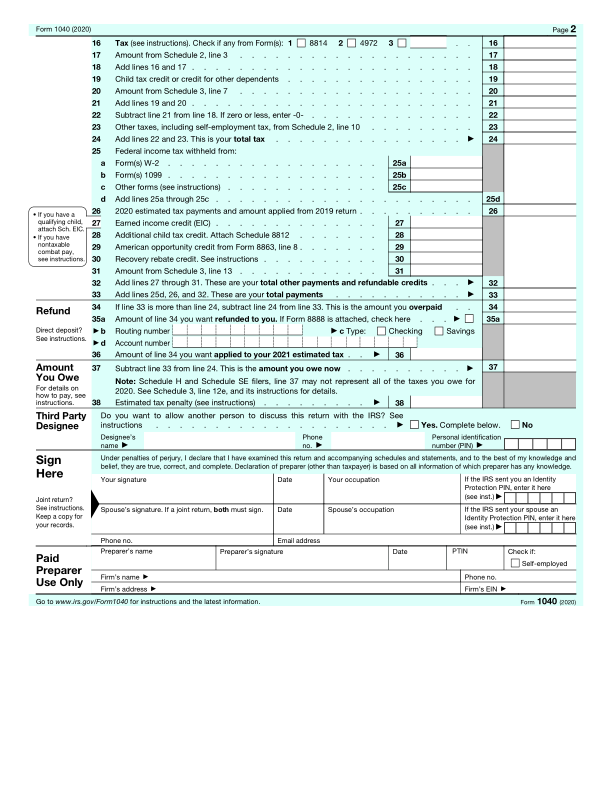
#> input picture fuml/data/pdfs_you_found_somewhere/1040_1.png, 612 x 792 px, found by its file name
$ python detect_signature_areas.py
#> lines starting #> are read from the running program, lines starting #| are printed output that depends on the picture; after the words box and inside, x2 and y2 are one past the last pixel; in counts of white or black regions, pixels touching at a corner belong together
### fuml/detect_boxes.py
"""
This module is for detecting checkboxes and character boxes at the minimum.
"""
import copy

import matplotlib.patches
from boxdetect import config
from boxdetect.pipelines import get_boxes
import matplotlib.pyplot as plt

import cv2
import numpy as np


def detect_boxes(
        file_name,
        width_range=(7, 1000),
        height_range=(7, 280),
        scaling_factors=[1.0, 1.05, 1.08, 1.1, 1.15, 1.2, 1.25, 1.3, 1.4, 1.45, 1.50],
        width_height_ratio_range=(0.90, 20.0),
        dilation_iterations=0
):
    """
    file_name: filename to image
    width_range: a 2-tuple describing the width-rage of the boxes to detect
    height_range: a 2-tuple describing the height-range of the boxes to detect
    scaling_factors: a list of factors to scale the image by to detect boxes
    width_height_ratio_range: a range of what the width dived by height must be for the boxes
    dilation_iterations: number of times to dilate the image before detecting boxes

      Returned Values:
    rects: a list of detected rectangles or boxes
    image: the inputted image
    output_image: the image with rectangles drawn over it
    """
    cfg = config.PipelinesConfig()

    cfg.width_range = width_range
    cfg.height_range = height_range

    cfg.scaling_factors = copy.deepcopy(scaling_factors)  # deepcopy for safety: do not want default argument to change.

    cfg.wh_ratio_range = width_height_ratio_range

    cfg.group_size_range = (1, 1)

    cfg.dilation_iterations = dilation_iterations

    rects, grouping_rects, image, output_image = get_boxes(
        file_name, cfg=cfg, plot=False
    )

    #plt.figure(figsize=(8, 8))
    #plt.imshow(output_image)
    #plt.show()
    return rects, image, output_image


# [189 lines left out: function detect_boxes_cv2, not called in this run]


# [3 lines that do not run on import are left out]

### fuml/detect_signature_areas.py
"""
This module is for detecting signature areas and places that are intended to be filled out
but only have a flat line. For example: First Name: __________ Last Name: ________ Middle Initial: ___
"""
import math
import os
import tempfile

import matplotlib.patches
import matplotlib.pyplot as plt
import cv2
import numpy as np

import fuml.detect_boxes


def detect_signature_areas(
        filename,
        forced_height=1080,
        scale_interpolation=cv2.INTER_CUBIC,
        grayscale_threshold_lower=25,
        grayscale_threshold_upper=255,
        edge_threshold_lower=0,
        edge_threshold_upper=5,
        combined_dilation_kernel_dim=(2, 2),
        combined_dilation_iterations=0,
        line_min_width=100,
        vertical_widening=11
):
    """
    filename: the filename of the image
    forced_height: in pixels, what to force the height of the image while preserving aspect ratio
    scale_interpolation: method to interpolate the scale the image
    grayscale_threshold_lower: lower threshold for grayscale function
    grayscale_threshold_upper:  upper threshold for the grayscale function
    edge_threshold_lower: lower threshold for the edge detection function
    edge_threshold_upper: upper threshold for the edge detection function
    combined_dilation_kernel_dim: 2-tuple to use as kernel dimensions for dilation operation on combined image
    combined_dilation_iterations: number of times to perform the dilation operation on combined image
    line_minimum_width: minimum height of the horizontal lines to detect out of combined image
    vertical_widening: in pixels, how must to raise the top side of the fallible areas

      Returned Values:
    rects_descaled: the signature areas that match the original image fed in; this is the main result
    im_scaled: the image scaled to match the forced_height
    scale: what the original image was scaled so that its height matched forced_height
    new_width: original image width * scale
    new_height: original image height * scale
    """
#> called with forced_height = 1080, scale_interpolation = 2, grayscale_threshold_lower = 25, grayscale_threshold_upper = 255, edge_threshold_lower = 0, edge_threshold_upper = 5, combined_dilation_kernel_dim = (2, 2), combined_dilation_iterations = 0
    FIG_SIZE = (8, 8)

    im_raw = cv2.imread(filename)
#> im_raw is the input picture: shape (792, 612, 3); mean B, G, R 239.5, 241.2, 229.3

    # fix the size of the image while keeping aspect ratio.
    width = im_raw.shape[1]
#> width = 612
    height = im_raw.shape[0]
#> height = 792
    # height must be forced_height by keep aspect ratio.
    # using vector algebra: if (new_width, new_height) = scale * (width, height), then
    #     by projection of the height dimension: new_height  = scale * height. Then solve for scale:
    #     scale = new_height / height
    scale = forced_height / height
#> scale = 1.36

    # apply the scale to the dimensions
    new_width = int(width * scale)
#> new_width = 834
    new_height = int(height * scale)
#> new_height = 1080
    new_dim = (new_width, new_height)
#> new_dim = (834, 1080)
    im_scaled = cv2.resize(im_raw, new_dim, interpolation=scale_interpolation)

    # create a grayscale version.
    gray = cv2.cvtColor(im_scaled, cv2.COLOR_BGR2GRAY)
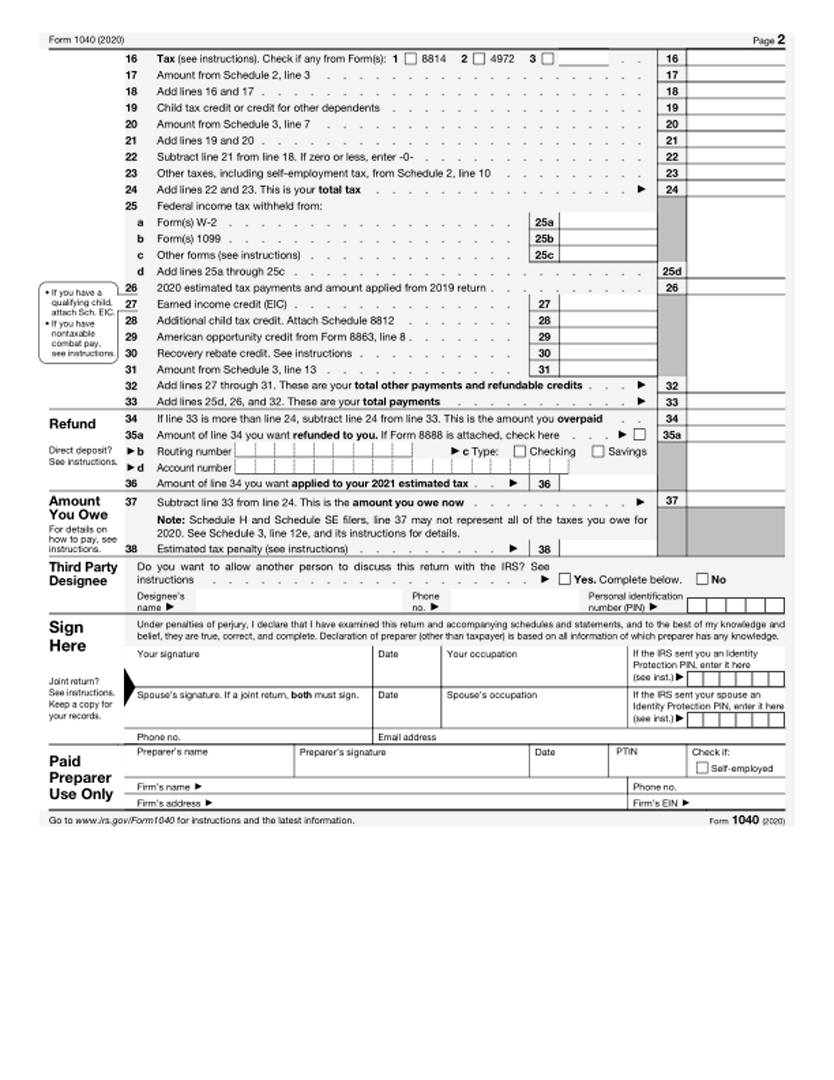
#> gray: shape (1080, 834); min 0, max 255, mean 237
    #plt.figure(figsize=FIG_SIZE)
    #plt.imshow(cv2.cvtColor(gray, cv2.COLOR_GRAY2RGB))
    #plt.show()

    # get a threshold version
    gray_thresh = cv2.threshold(
        gray,
        grayscale_threshold_lower,
        grayscale_threshold_upper,
        cv2.THRESH_BINARY_INV + cv2.THRESH_OTSU
    )[1]
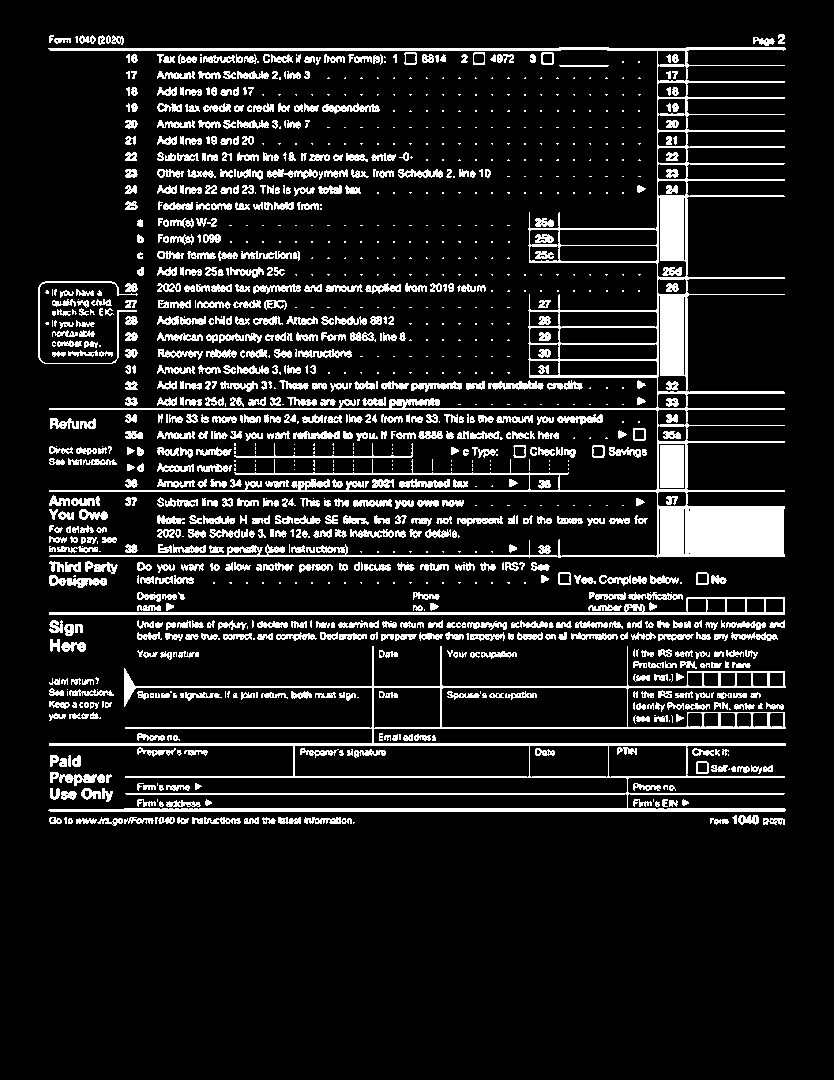
#> gray_thresh: shape (1080, 834); 11.9% white; 1285 white regions (527 under 20 px), largest, box (x1, y1, x2, y2) and area: (48, 47, 786, 558) 25985, (48, 646, 786, 812) 11994, (49, 597, 785, 615) 2668
    #plt.figure(figsize=FIG_SIZE)
    #plt.imshow(cv2.cvtColor(gray_thresh, cv2.COLOR_GRAY2RGB))
    #plt.show()

    # get the edges of the grey image
    grey_edges = cv2.Canny(gray, edge_threshold_lower, edge_threshold_upper)
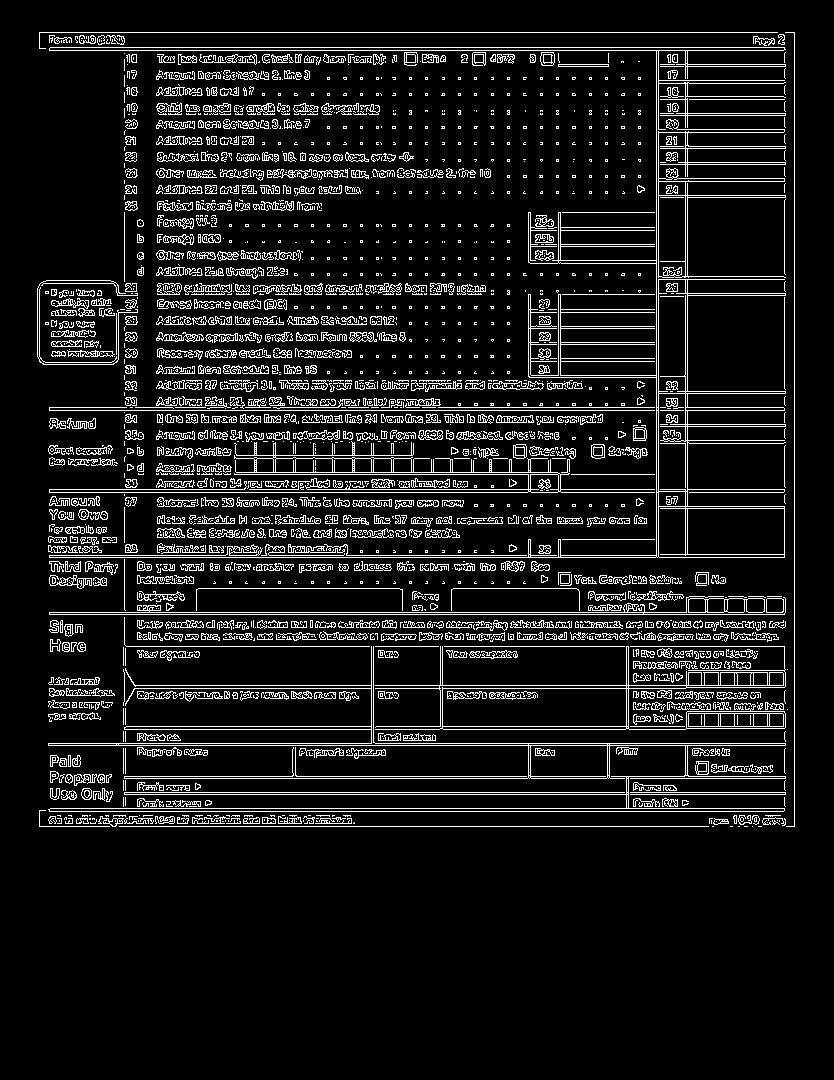
#> grey_edges: shape (1080, 834); 9.5% white in thin lines or dots, all inside (x1, y1, x2, y2) = (37, 32, 795, 827)
    #plt.figure(figsize=FIG_SIZE)
    #plt.imshow(cv2.cvtColor(grey_edges, cv2.COLOR_GRAY2RGB))
    #plt.show()

    # combine the thresholded gray image with the edges
    combined = cv2.addWeighted(gray_thresh, 1.0, grey_edges, 1.0, gamma=1)
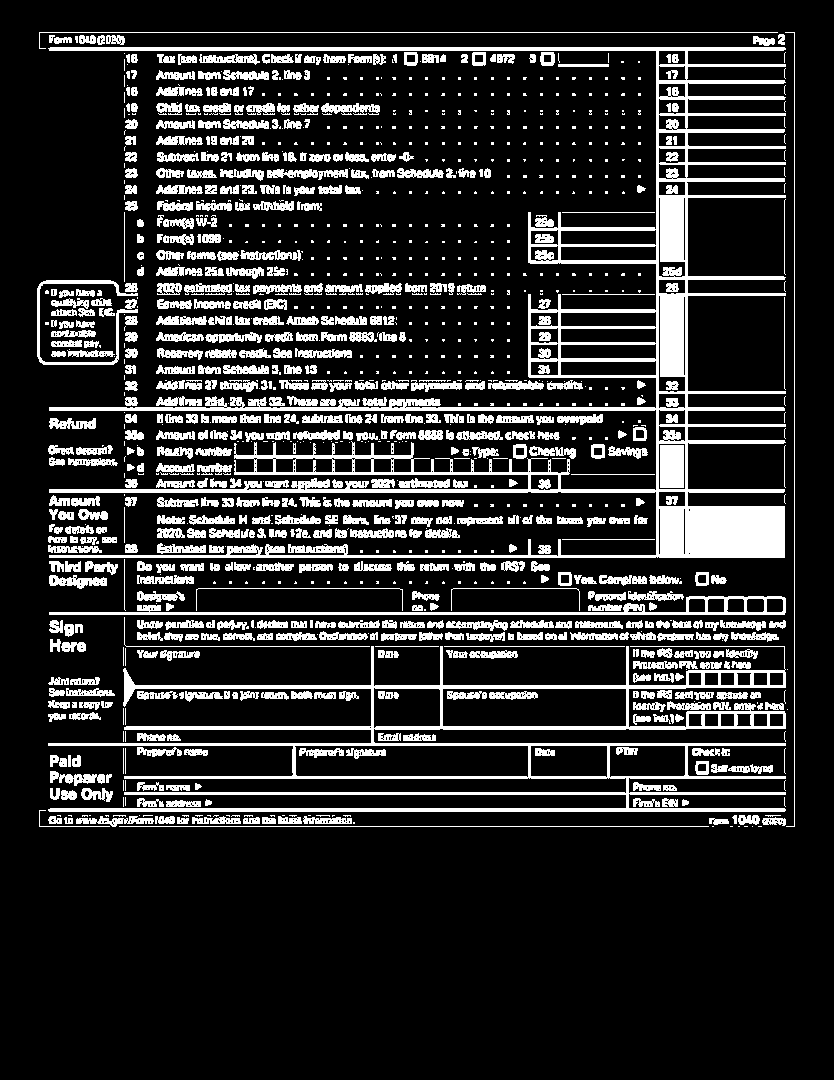
#> combined: shape (1080, 834); values 1 (black) and 255 (white), 16.6% white; 1259 white regions (640 under 20 px), largest, box (x1, y1, x2, y2) and area: (48, 47, 786, 558) 39009, (48, 646, 786, 812) 17071, (49, 596, 786, 615) 3015
    #plt.figure(figsize=FIG_SIZE)
    #plt.imshow(cv2.cvtColor(combined, cv2.COLOR_GRAY2RGB))
    #plt.show()

    # dilate the combined result
    dilate_kernel = np.ones(combined_dilation_kernel_dim, np.uint8)
    combined_dilated = cv2.dilate(combined, dilate_kernel, iterations=combined_dilation_iterations)
    #plt.figure(figsize=FIG_SIZE)
    #plt.imshow(cv2.cvtColor(combined_dilated, cv2.COLOR_GRAY2RGB))
    #plt.show()

    # declare what the processed image is
    processed_image = combined_dilated

    # get only the horizontal lines.
    kernel_horizontal = np.ones((1, line_min_width), np.uint8)
    horizontal_lines = cv2.morphologyEx(processed_image, cv2.MORPH_OPEN, kernel_horizontal)
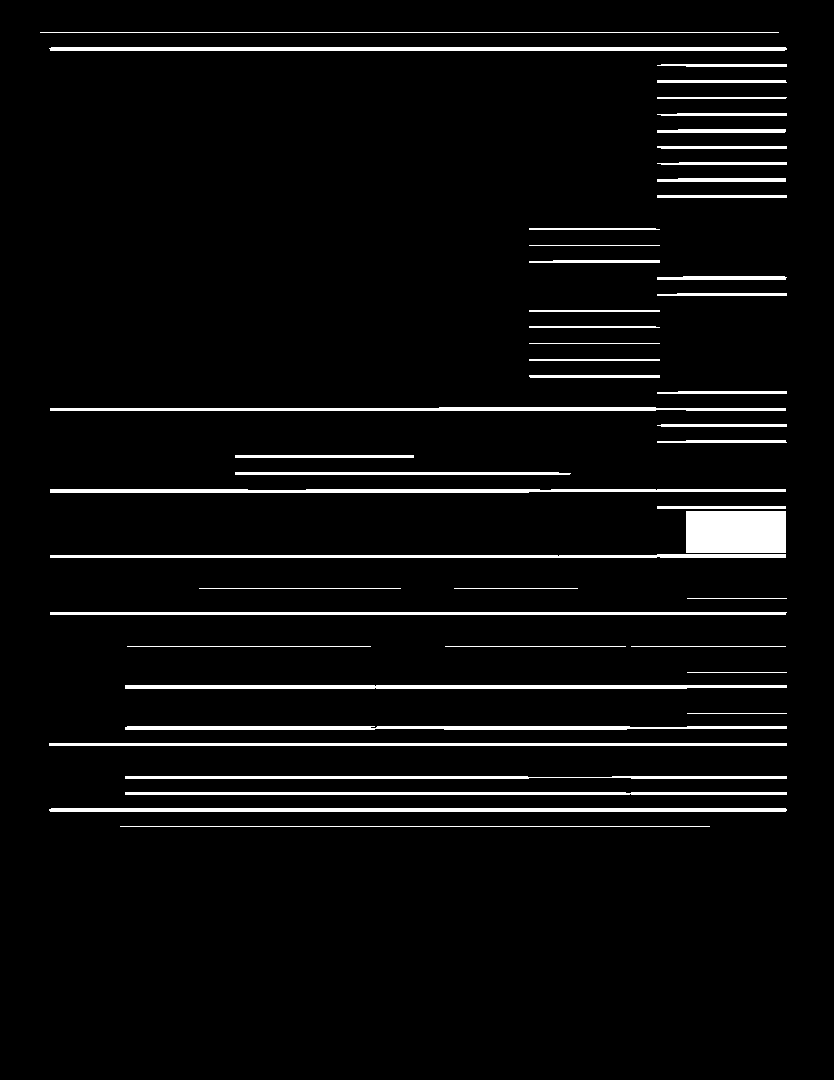
#> horizontal_lines: shape (1080, 834); values 1 (black) and 255 (white), 4.7% white; 47 white regions, largest, box (x1, y1, x2, y2) and area: (686, 511, 786, 553) 4200, (49, 808, 787, 812) 2947, (49, 47, 787, 51) 2945
    #plt.figure(figsize=FIG_SIZE)
    #plt.imshow(cv2.cvtColor(horizontal_lines, cv2.COLOR_GRAY2RGB))
    #plt.show()

    # make a call to boxdetect
    # first, put current image from the pipeline into a temp file.
    tf = tempfile.NamedTemporaryFile(delete=False, suffix=".png")
    cv2.imwrite(tf.name, horizontal_lines)
    # now call boxdetect
    sig_line_rects, _, detect_boxes_visual = fuml.detect_boxes.detect_boxes(
        tf.name,
        width_range=(70, 4000),
        height_range=(1, 15),
        width_height_ratio_range=(10, 10000),
    )
    #plt.figure(figsize=FIG_SIZE)
    #plt.imshow(detect_boxes_visual)
    #plt.show()
    # cleanup temp file
    tf.close()
    os.remove(tf.name)

    # we now have rectangles that capture the signature lines.
    # now, we need to calculate the signature areas, not the lines.

    # here is an idea, for each rectangle that captures the signature line,
    # shift it up by its height so it sits above the signature line.
    # then, adjust the height of the rectangle so it is reasonable.

    rects_above_sig_line = list(
        map(
            # new rect = [x, y - h, w, h], it basically moves rectangle right above sig line.
            lambda rect: [rect[0], rect[1] - rect[3], rect[2], rect[3]],
            sig_line_rects
        )
    )

    # we now need to decrease the y (make rectangle go higher) while adjusting h
    # to compensate for the movement.
    # its just like moving the top side of the rectangle upward

    rects_above_sig_line_adjusted = list(
        map(
            lambda rect: [rect[0], rect[1] - vertical_widening, rect[2], rect[3] + vertical_widening],
            rects_above_sig_line
        )
    )

    # plot the results over the scaled image.
    #plt.figure(figsize=FIG_SIZE)
    #plt.imshow(im_scaled)
    # plot each individual rectangle
    """
    ax = plt.gca()
    for rect in rects_above_sig_line_adjusted:
        ax.add_patch(
            matplotlib.patches.Rectangle(
                (rect[0], rect[1]),
                rect[2],
                rect[3],
                linewidth=1,
                edgecolor='r',
                facecolor='none'
            )
        )
    plt.show()
    """

    # rectangles currently describe the scaled image,
    # unscale the rectangles so they describe the original fed image.
    # w_orig * scale = w_proc, so w_orig = w_proc / scale.

    rects_descaled = list(
        map(
            lambda rect: [rect[0] / scale, rect[1] / scale, rect[2] / scale, rect[3] / scale],
            rects_above_sig_line_adjusted
        )
    )

    return rects_descaled, im_scaled, scale, new_width, new_height


if __name__ == "__main__":
    detect_signature_areas("fuml/data/pdfs_you_found_somewhere/1040_1.png")
#> (the call stopped at in detect_boxes, `cfg = config.PipelinesConfig()`: boxdetect is not available in this run)
